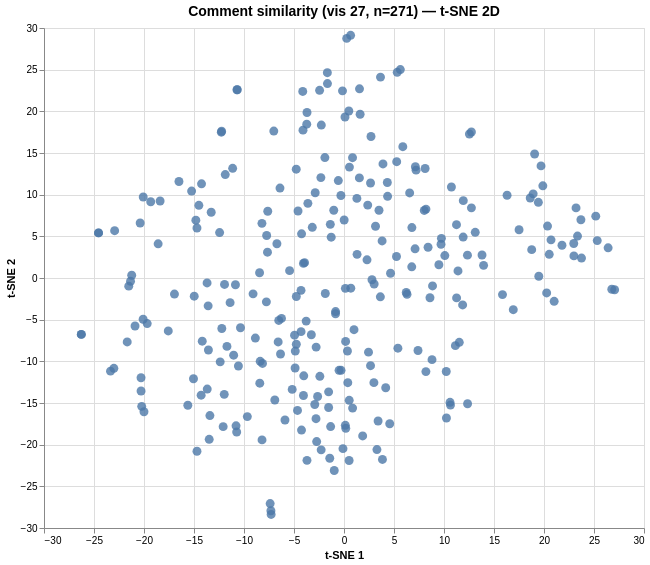

Here is the Vega-Lite specification saved for this chart:
### Vega specification from a JSON file in a GitHub repository (floating-point values rounded to 4 significant figures; data arrays with more than 128 entries replaced by an {"elided": "..."} marker saying what was removed)
{"$schema": "https://vega.github.io/schema/vega/v6.json", "data": [{"name": "param_1e9efca18e7a2868_store"}, {"name": "source_0", "values": {"elided": "271 records"}}, {"name": "source_0_x_domain_dim_1", "values": [{"min": -26.27, "max": 27.06}]}, {"name": "source_0_y_domain_dim_2", "values": [{"min": -28.37, "max": 29.12}]}], "signals": [{"name": "unit", "value": {}, "on": [{"events": "pointermove", "update": "isTuple(group()) ? group() : unit"}]}, {"name": "param_1e9efca18e7a2868", "update": "vlSelectionResolve(\"param_1e9efca18e7a2868_store\", \"union\")"}, {"name": "param_1e9efca18e7a2868_dim_1", "on": [{"events": [{"source": "view", "type": "dblclick"}], "update": "null"}, {"events": {"signal": "param_1e9efca18e7a2868_translate_delta"}, "update": "panLinear(param_1e9efca18e7a2868_translate_anchor.extent_x, -param_1e9efca18e7a2868_translate_delta.x / width)"}, {"events": {"signal": "param_1e9efca18e7a2868_zoom_delta"}, "update": "zoomLinear(domain(\"x\"), param_1e9efca18e7a2868_zoom_anchor.x, param_1e9efca18e7a2868_zoom_delta)"}]}, {"name": "param_1e9efca18e7a2868_dim_2", "on": [{"events": [{"source": "view", "type": "dblclick"}], "update": "null"}, {"events": {"signal": "param_1e9efca18e7a2868_translate_delta"}, "update": "panLinear(param_1e9efca18e7a2868_translate_anchor.extent_y, param_1e9efca18e7a2868_translate_delta.y / height)"}, {"events": {"signal": "param_1e9efca18e7a2868_zoom_delta"}, "update": "zoomLinear(domain(\"y\"), param_1e9efca18e7a2868_zoom_anchor.y, param_1e9efca18e7a2868_zoom_delta)"}]}, {"name": "param_1e9efca18e7a2868_tuple", "on": [{"events": [{"signal": "param_1e9efca18e7a2868_dim_1 || param_1e9efca18e7a2868_dim_2"}], "update": "param_1e9efca18e7a2868_dim_1 && param_1e9efca18e7a2868_dim_2 ? {unit: \"\", fields: param_1e9efca18e7a2868_tuple_fields, values: [param_1e9efca18e7a2868_dim_1,param_1e9efca18e7a2868_dim_2]} : null"}]}, {"name": "param_1e9efca18e7a2868_tuple_fields", "value": [{"field": "dim_1", "channel": "x", "type": "R"}, {"field": "dim_2", "channel": "y", "type": "R"}]}, {"name": "param_1e9efca18e7a2868_translate_anchor", "value": {}, "on": [{"events": [{"source": "scope", "type": "pointerdown"}], "update": "{x: x(unit), y: y(unit), extent_x: domain(\"x\"), extent_y: domain(\"y\")}"}]}, {"name": "param_1e9efca18e7a2868_translate_delta", "value": {}, "on": [{"events": [{"source": "window", "between": [{"source": "scope", "type": "pointerdown"}, {"source": "window", "type": "pointerup"}], "type": "pointermove", "consume": true}], "update": "{x: param_1e9efca18e7a2868_translate_anchor.x - x(unit), y: param_1e9efca18e7a2868_translate_anchor.y - y(unit)}"}]}, {"name": "param_1e9efca18e7a2868_zoom_anchor", "on": [{"events": [{"source": "scope", "type": "wheel", "consume": true}], "update": "{x: invert(\"x\", x(unit)), y: invert(\"y\", y(unit))}"}]}, {"name": "param_1e9efca18e7a2868_zoom_delta", "on": [{"events": [{"source": "scope", "consume": true, "type": "wheel"}], "update": "pow(1.001, event.deltaY * pow(16, event.deltaMode))", "force": true}]}, {"name": "param_1e9efca18e7a2868_modify", "on": [{"events": {"signal": "param_1e9efca18e7a2868_tuple"}, "update": "modify(\"param_1e9efca18e7a2868_store\", param_1e9efca18e7a2868_tuple, true)"}]}], "marks": [{"type": "symbol", "name": "marks", "from": {"data": "source_0"}, "encode": {"update": {"size": {"value": 80}, "tooltip": {"signal": "{\"Comment #\": format(datum[\"index\"], \"\"), \"Comment\": isValid(datum[\"comment\"]) ? datum[\"comment\"] : \"\"+datum[\"comment\"]}"}, "y": {"field": "dim_2", "scale": "y"}, "fill": {"value": "#4c78a8"}, "x": {"field": "dim_1", "scale": "x"}, "shape": {"value": "circle"}, "opacity": {"value": 0.8}}}, "clip": true, "style": ["circle"], "interactive": true}], "scales": [{"name": "x", "type": "linear", "domain": [{"signal": "(data(\"source_0_x_domain_dim_1\")[0] || {}).min"}, {"signal": "(data(\"source_0_x_domain_dim_1\")[0] || {}).max"}], "range": [0, {"signal": "width"}], "zero": true, "domainRaw": {"signal": "param_1e9efca18e7a2868[\"dim_1\"]"}, "nice": true}, {"name": "y", "type": "linear", "domain": [{"signal": "(data(\"source_0_y_domain_dim_2\")[0] || {}).min"}, {"signal": "(data(\"source_0_y_domain_dim_2\")[0] || {}).max"}], "range": [{"signal": "height"}, 0], "domainRaw": {"signal": "param_1e9efca18e7a2868[\"dim_2\"]"}, "nice": true, "zero": true}], "axes": [{"scale": "x", "domain": false, "ticks": false, "minExtent": 0, "gridScale": "y", "maxExtent": 0, "orient": "bottom", "labels": false, "aria": false, "zindex": 0, "tickCount": {"signal": "ceil(width/40)"}, "grid": true}, {"scale": "y", "grid": true, "gridScale": "x", "labels": false, "orient": "left", "aria": false, "minExtent": 0, "zindex": 0, "domain": false, "maxExtent": 0, "ticks": false, "tickCount": {"signal": "ceil(height/40)"}}, {"scale": "x", "orient": "bottom", "tickCount": {"signal": "ceil(width/40)"}, "grid": false, "title": "t-SNE 1", "labelOverlap": true, "labelFlush": true, "zindex": 0}, {"scale": "y", "title": "t-SNE 2", "tickCount": {"signal": "ceil(height/40)"}, "orient": "left", "zindex": 0, "grid": false, "labelOverlap": true}], "title": {"text": "Comment similarity (vis 27, n=271) — t-SNE 2D", "frame": "group", "fontSize": 14}, "background": "white", "padding": 5, "width": 600, "height": 500, "style": "cell"}
